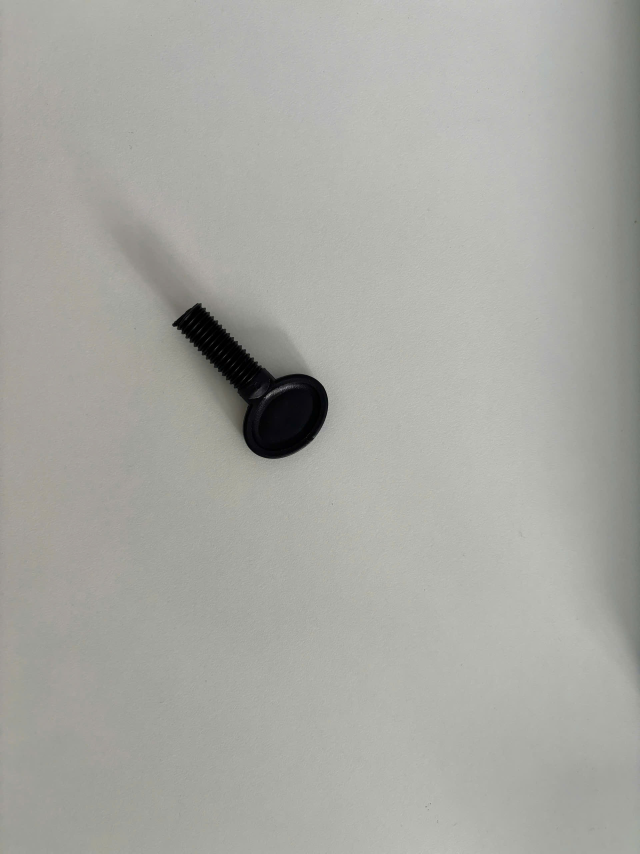
#> input picture src/data/sample/6.jpg, 1920 x 2560 px, found by its file name (shown at 1/3 size)
$ python mutil_matching_v6.py
#> lines starting #> are read from the running program, lines starting #| are printed output that depends on the picture
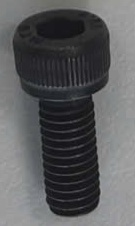
#> input picture src/data/sample/mutil/temple.jpg, 135 x 226 px, found by its file name
import cv2
import numpy as np
import time

def rotate_image_keep_all(img, angle, borderValue=(255,255,255)):
    """Rotate image around center but keep full content (expanded canvas)."""
    (h, w) = img.shape[:2]
    angle_rad = np.deg2rad(angle)
    cos, sin = abs(np.cos(angle_rad)), abs(np.sin(angle_rad))
    new_w = int(h * sin + w * cos)
    new_h = int(h * cos + w * sin)
    M = cv2.getRotationMatrix2D((w/2, h/2), angle, 1.0)
    M[0,2] += (new_w - w) / 2
    M[1,2] += (new_h - h) / 2
    return M, (new_w, new_h)

def coarse_refine_match(template, scene,
                        coarse_scale=0.5, coarse_step=10, refine_step=2,
                        threshold=0.7, max_candidates=10, max_objects=5, pad=20):
#> called with coarse_scale = 0.35, coarse_step = 5, refine_step = 1, threshold = 0.8, max_candidates = 8, max_objects = 5, pad = 20
    t0 = time.time()

    # --- COARSE PHASE ---
    print("🌀 [COARSE] scanning...")
    small_scene = cv2.resize(scene, (0,0), fx=coarse_scale, fy=coarse_scale)
    small_template = cv2.resize(template, (0,0), fx=coarse_scale, fy=coarse_scale)
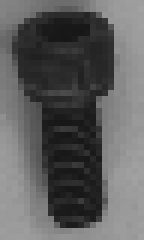
#> small_template: shape (40, 24) (shown 6 times larger); min 23, max 162, mean 93.9

    angles = np.arange(0, 360, coarse_step)
    all_boxes, all_scores, all_angles = [], [], []

    for angle in angles:
        M, (new_w, new_h) = rotate_image_keep_all(small_template, angle)
        rot_tpl = cv2.warpAffine(small_template, M, (new_w, new_h),
                                 flags=cv2.INTER_LINEAR, borderValue=(255,255,255))

        res = cv2.matchTemplate(small_scene, rot_tpl, cv2.TM_CCOEFF_NORMED)
        loc = np.where(res >= threshold)
        for pt in zip(*loc[::-1]):
            all_boxes.append([pt[0], pt[1], pt[0]+new_w, pt[1]+new_h])
            all_scores.append(float(res[pt[1], pt[0]]))
            all_angles.append(angle)
#> this loop made 72 passes
#> (M, new_w, new_h, loc) on passes 1 to 8: ([[1, 0, 0], [0, 1, 0]], 24, 40, (empty array, empty array)), ([[0.996, 0.0872, -0.197], [-0.0872, 0.996, 1.62]], 27, 41, (empty array, empty array)), ([[0.985, 0.174, -0.291], [-0.174, 0.985, 3.89]], 30, 43, (empty array, empty array)), ([[0.966, 0.259, -0.267], [-0.259, 0.966, 5.79]], 33, 44, (empty array, empty array)), ([[0.94, 0.342, -0.117], [-0.342, 0.94, 7.81]], 36, 45, (empty array, empty array)), ([[0.906, 0.423, -0.328], [-0.423, 0.906, 9.95]], 38, 46, (empty array, empty array)), ([[0.866, 0.5, -0.392], [-0.5, 0.866, 11.68]], 40, 46, (empty array, empty array)), ([[0.819, 0.574, -0.301], [-0.574, 0.819, 13.5]], 42, 46, (empty array, empty array))
#> pass 1, in coarse_refine_match, `res = cv2.matchTemplate(small_scene, rot_tpl, cv2.TM_CCOEFF_NORMED)`:
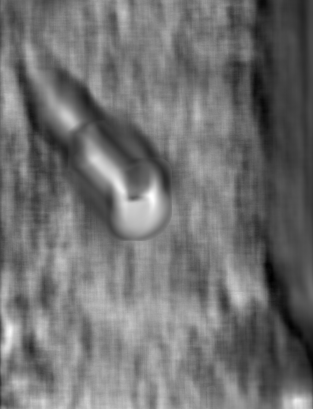
#> res: shape (409, 313) float32; min -0.505, max 0.52, mean -0.0501; drawn with min black and max white
#> pass 2, in coarse_refine_match, `res = cv2.matchTemplate(small_scene, rot_tpl, cv2.TM_CCOEFF_NORMED)`:
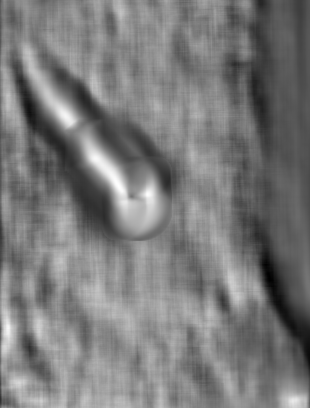
#> res: shape (408, 310) float32; min -0.561, max 0.515, mean -0.0433; drawn with min black and max white
#> pass 3, in coarse_refine_match, `rot_tpl = cv2.warpAffine(small_template, M, (new_w, new_h), flags=cv2...`:
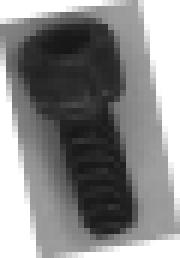
#> rot_tpl: shape (43, 30) (shown 6 times larger); min 23, max 255, mean 135.2
#> after the loop, all_angles = [215, 215, 215, 215, 220]; all_boxes = [[87, 154, 129, 200], [87, 155, 129, 201], [88, 155, 130, 201], [88, 156, 130, 202], [86, 155, 130, 201]]; all_scores = [0.802, 0.803, 0.807, 0.801, 0.8]

    if not all_boxes:
        print("❌ Không có vùng vượt ngưỡng trong coarse scan.")
        return None

    # NMS lọc vùng trùng
    keep = cv2.dnn.NMSBoxes(all_boxes, all_scores, score_threshold=threshold, nms_threshold=0.3)
#> keep = [2]
    if len(keep) == 0:
        print("❌ Không còn box sau NMS (coarse).")
        return None

    keep = keep.flatten()
    keep = sorted(keep, key=lambda i: all_scores[i], reverse=True)[:max_candidates]

    # Chuyển về ảnh gốc
    coarse_candidates = []
    for i in keep:
        x1, y1, x2, y2 = np.array(all_boxes[i]) / coarse_scale
        coarse_candidates.append({
            "box": [int(x1), int(y1), int(x2), int(y2)],
            "angle": all_angles[i],
            "score": all_scores[i]
        })
#> this loop made 1 pass
#> (i, x1, y1, x2, y2) on pass 1: (2, 251.4, 442.9, 371.4, 574.3)
#> after the loop, coarse_candidates = 1 item

    print(f"✅ [COARSE] giữ lại {len(coarse_candidates)} vùng nghi ngờ để refine")
#| ✅ [COARSE] giữ lại 1 vùng nghi ngờ để refine

    # --- REFINE PHASE ---
    print("🎯 [REFINE] scanning around each candidate...")
    refine_results = []
    for c in coarse_candidates:
        x1, y1, x2, y2 = c["box"]
        angle_c = c["angle"]

        # Thêm padding để tránh cắt biên
        x1p = max(0, x1 - pad)
        y1p = max(0, y1 - pad)
        x2p = min(scene.shape[1], x2 + pad)
        y2p = min(scene.shape[0], y2 + pad)
        roi = scene[y1p:y2p, x1p:x2p]
        if roi.size == 0:
            continue

        best_local = None
        local_angles = np.arange(angle_c - 5, angle_c + 5 + 1, refine_step)
        for a in local_angles:
            M, (new_w, new_h) = rotate_image_keep_all(template, a)
            rot_tpl = cv2.warpAffine(template, M, (new_w, new_h),
                                     flags=cv2.INTER_LINEAR, borderValue=(255,255,255))
            res = cv2.matchTemplate(roi, rot_tpl, cv2.TM_CCOEFF_NORMED)
            min_val, max_val, min_loc, max_loc = cv2.minMaxLoc(res)
            if max_val >= threshold:
                abs_loc = (max_loc[0] + x1p, max_loc[1] + y1p)
                if (best_local is None) or (max_val > best_local["score"]):
                    best_local = {
                        "box": [abs_loc[0], abs_loc[1],
                                abs_loc[0]+new_w, abs_loc[1]+new_h],
                        "angle": a,
                        "score": max_val
                    }
        if best_local:
            refine_results.append(best_local)
#> this loop made 1 pass
#> (c, x1, y1, x2, y2, angle_c, x1p, y1p) on pass 1: ({'box': [251, 442, 371, 574], 'angle': 215, 'score': 0.807}, 251, 442, 371, 574, 215, 231, 422)
#> pass 1, in coarse_refine_match, `roi = scene[y1p:y2p, x1p:x2p]`:
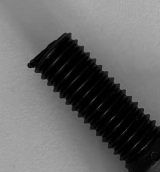
#> roi: shape (172, 160); min 0, max 182, mean 102.8
#> after the loop:
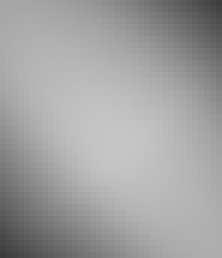
#> res: shape (43, 37) float32 (shown 6 times larger); min 0.239, max 0.778, mean 0.634
#> after the loop, refine_results = []

    if not refine_results:
        print("❌ Không phát hiện được gì ở refine.")
        return None

    # --- NMS sau refine ---
    boxes = [r["box"] for r in refine_results]
    scores = [r["score"] for r in refine_results]
    keep = cv2.dnn.NMSBoxes(boxes, scores, score_threshold=threshold, nms_threshold=0.3)
    if len(keep) == 0:
        print("❌ Không còn box sau NMS (refine).")
        return None

    keep = keep.flatten()
    keep = sorted(keep, key=lambda i: scores[i], reverse=True)[:max_objects]

    print(f"✅ [REFINE] giữ lại {len(keep)} đối tượng cuối cùng.")

    # --- Hiển thị ---
    scene_color = cv2.cvtColor(scene, cv2.COLOR_GRAY2BGR)
    for i in keep:
        x1, y1, x2, y2 = boxes[i]
        cv2.rectangle(scene_color, (x1, y1), (x2, y2), (0,255,0), 2)
        cv2.putText(scene_color, f"{refine_results[i]['angle']}° {scores[i]:.2f}",
                    (x1, y1-5), cv2.FONT_HERSHEY_SIMPLEX, 0.5, (0,255,0), 1)

    print(f"⏱ Tổng thời gian: {time.time() - t0:.2f}s")
    cv2.imshow("Coarse-Refine Detection", scene_color)
    cv2.waitKey(0)
    cv2.destroyAllWindows()

    return [refine_results[i] for i in keep]

# --- Test ---
scene = cv2.imread(r"src\data\sample\mutil\6.jpg", cv2.IMREAD_GRAYSCALE)
template = cv2.imread(r"src\data\sample\mutil\temple.jpg", cv2.IMREAD_GRAYSCALE)

template = cv2.resize(template, (0,0), fx=0.5, fy=0.5)
scene = cv2.resize(scene, (0,0), fx=0.5, fy=0.5)

results = coarse_refine_match(template, scene,
                              coarse_scale=0.35,
                              coarse_step=5,
                              refine_step=1,
                              threshold=0.8,
                              max_candidates=8,
                              max_objects=5)

if results:
    print("\n📋 Kết quả cuối:")
    for i, r in enumerate(results, 1):
        print(f"{i:02d}. angle={r['angle']}°, score={r['score']:.3f}, box={r['box']}")
